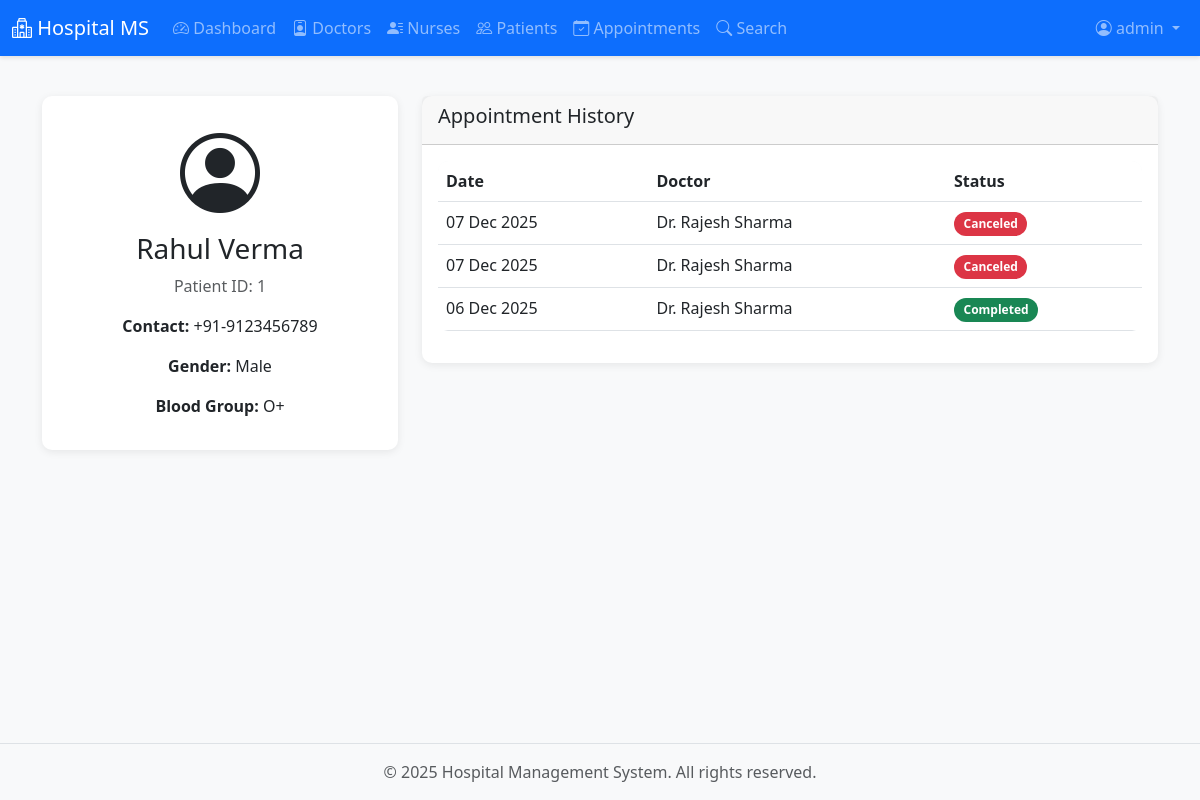
Page /admin/patients/view/1 (signed in) on the committed database.
### models/user.py (models this page shows, shortened)
class User(UserMixin, db.Model):
    __tablename__ = 'users'
    id = db.Column(db.Integer, primary_key=True)
    username = db.Column(db.String(80), unique=True, nullable=False, index=True)
    email = db.Column(db.String(120), unique=True, nullable=False, index=True)
    password_hash = db.Column(db.String(200), nullable=False)
    role = db.Column(db.String(20), nullable=False)  # admin, doctor, patient
    is_active = db.Column(db.Boolean, default=True, nullable=False)
    created_at = db.Column(db.DateTime, default=datetime.utcnow)
    updated_at = db.Column(db.DateTime, default=datetime.utcnow, onupdate=datetime.utcnow)
    doctor = db.relationship('Doctor', backref='user', uselist=False, lazy=True)
    patient = db.relationship('Patient', backref='user', uselist=False, lazy=True)
    nurse = db.relationship('Nurse', backref='user', uselist=False, lazy=True)
    triage = db.relationship('Triage', backref='user', uselist=False, lazy=True)
    def is_admin(self):
        return self.role == 'admin'

### models/patient.py (models this page shows, shortened)
class Patient(db.Model):
    __tablename__ = 'patients'
    id = db.Column(db.Integer, primary_key=True)
    user_id = db.Column(db.Integer, db.ForeignKey('users.id'), nullable=False, unique=True)
    full_name = db.Column(db.String(100), nullable=False)
    date_of_birth = db.Column(db.Date)
    gender = db.Column(db.String(10))
    blood_group = db.Column(db.String(5))
    contact_number = db.Column(db.String(20), nullable=False)
    address = db.Column(db.Text)
    emergency_contact_name = db.Column(db.String(100))
    emergency_contact_number = db.Column(db.String(20))
    medical_history = db.Column(db.Text)
    allergies = db.Column(db.Text)
    is_active = db.Column(db.Boolean, default=True, nullable=False)
    is_deleted = db.Column(db.Boolean, default=False, nullable=False)
    created_at = db.Column(db.DateTime, default=datetime.utcnow)
    updated_at = db.Column(db.DateTime, default=datetime.utcnow, onupdate=datetime.utcnow)
    appointments = db.relationship('Appointment', backref='patient', lazy='dynamic')

### models/appointment.py (models this page shows, shortened)
class Appointment(db.Model):
    __tablename__ = 'appointments'
    id = db.Column(db.Integer, primary_key=True)
    patient_id = db.Column(db.Integer, db.ForeignKey('patients.id'), nullable=False)
    doctor_id = db.Column(db.Integer, db.ForeignKey('doctors.id'), nullable=False)
    nurse_id = db.Column(db.Integer, db.ForeignKey('nurses.id'), nullable=True, index=True)
    appointment_date = db.Column(db.Date, nullable=False, index=True)
    appointment_time = db.Column(db.Time, nullable=False)
    status = db.Column(db.String(20), default='Booked', nullable=False)  # Booked, Completed, Canceled
    reason = db.Column(db.Text)
    notes = db.Column(db.Text)
    priority = db.Column(db.String(20), default='Standard')
    triage_assessment_id = db.Column(db.Integer, db.ForeignKey('triage_assessments.id'), nullable=True)
    is_deleted = db.Column(db.Boolean, default=False, nullable=False)
    created_at = db.Column(db.DateTime, default=datetime.utcnow)
    updated_at = db.Column(db.DateTime, default=datetime.utcnow, onupdate=datetime.utcnow)
    nurse = db.relationship('Nurse', backref='appointments', lazy=True)
    treatment = db.relationship('Treatment', backref='appointment', uselist=False, lazy=True)

### models/doctor.py (models this page shows, shortened)
class Doctor(db.Model):
    __tablename__ = 'doctors'
    id = db.Column(db.Integer, primary_key=True)
    user_id = db.Column(db.Integer, db.ForeignKey('users.id'), nullable=False, unique=True)
    full_name = db.Column(db.String(100), nullable=False)
    specialization = db.Column(db.String(100), nullable=False, index=True)
    qualification = db.Column(db.String(200))
    experience_years = db.Column(db.Integer)
    contact_number = db.Column(db.String(20))
    license_number = db.Column(db.String(50), unique=True)
    consultation_fee = db.Column(db.Float, default=0.0)
    bio = db.Column(db.Text)
    is_active = db.Column(db.Boolean, default=True, nullable=False)
    is_deleted = db.Column(db.Boolean, default=False, nullable=False)
    created_at = db.Column(db.DateTime, default=datetime.utcnow)
    updated_at = db.Column(db.DateTime, default=datetime.utcnow, onupdate=datetime.utcnow)
    appointments = db.relationship('Appointment', backref='doctor', lazy='dynamic')
    availability = db.relationship('DoctorAvailability', backref='doctor', lazy='dynamic')

### routes/admin.py (the view)
@admin_bp.route('/patients/view/<int:patient_id>')
@admin_required
def view_patient(patient_id):
    patient = Patient.query.get_or_404(patient_id)
    appointments = Appointment.query.filter_by(
        patient_id=patient_id,
        is_deleted=False
    ).order_by(Appointment.appointment_date.desc()).all()
    return render_template('admin/view_patient.html', patient=patient, appointments=appointments)

### extensions.py (called while the page is built)
def init_extensions(app):
    db.init_app(app)
    login_manager.init_app(app)
    mail.init_app(app)  # ADD THIS LINE
    cache.init_app(app)  # ADD THIS LINE
    from models.user import User
    @login_manager.user_loader
    def load_user(user_id):
        return User.query.get(int(user_id))

### templates/admin/view_patient.html (shortened to what this page needs)
{% extends "base.html" %}
{% block content %}
<div class="container">
    <div class="row">
        <div class="col-md-4">
            <div class="card">
                <div class="card-body text-center">
                    <i class="bi bi-person-circle" style="font-size: 5rem;"></i>
                    <h3>{{ patient.full_name }}</h3>
                    <p class="text-muted">Patient ID: {{ patient.id }}</p>
                    <p><strong>Contact:</strong> {{ patient.contact_number }}</p>
                    <p><strong>Gender:</strong> {{ patient.gender or 'N/A' }}</p>
                    <p><strong>Blood Group:</strong> {{ patient.blood_group or 'N/A' }}</p>
                </div>
            </div>
        </div>
        <div class="col-md-8">
            <div class="card">
                <div class="card-header"><h5>Appointment History</h5></div>
                <div class="card-body">
                    {% if appointments %}
                    <table class="table">
                        <thead><tr><th>Date</th><th>Doctor</th><th>Status</th></tr></thead>
                        <tbody>
                            {% for apt in appointments %}
                            <tr>
                                <td>{{ apt.appointment_date|format_date }}</td>
                                <td>{{ apt.doctor.full_name }}</td>
                                <td><span class="badge bg-{{ 'primary' if apt.status == 'Booked' else 'success' if apt.status == 'Completed' else 'danger' }}">{{ apt.status }}</span></td>
                            </tr>
                            {% endfor %}
                        </tbody>
                    </table>
                    {% else %}
                    <p>No appointments found.</p>
                    {% endif %}
                </div>
            </div>
        </div>
    </div>
</div>
{% endblock %}

### templates/base.html (shortened to what this page needs)
<!DOCTYPE html>
<html lang="en">
<head>
    <link href="https://cdn.jsdelivr.net/npm/bootstrap@5.3.0/dist/css/bootstrap.min.css" rel="stylesheet">
    <link rel="stylesheet" href="https://cdn.jsdelivr.net/npm/bootstrap-icons@1.10.0/font/bootstrap-icons.css">
    <link rel="stylesheet" href="{{ url_for('static', filename='css/style.css') }}">
    <link href="https://cdn.jsdelivr.net/npm/fullcalendar@5.11.3/main.min.css" rel="stylesheet">
</head>
<body>
    {% if current_user.is_authenticated %}
    <nav class="navbar navbar-expand-lg navbar-dark bg-primary">
        <div class="container-fluid">
            <a class="navbar-brand" href="{{ url_for('main.index') }}">
                <i class="bi bi-hospital"></i> Hospital MS
            </a>
            <div class="collapse navbar-collapse" id="navbarNav">
                <ul class="navbar-nav me-auto">
                    {% if current_user.is_admin() %}
                    <li class="nav-item">
                        <a class="nav-link" href="{{ url_for('admin.dashboard') }}"><i class="bi bi-speedometer2"></i>
                            Dashboard</a>
                    </li>
                    <li class="nav-item">
                        <a class="nav-link" href="{{ url_for('admin.doctors') }}"><i class="bi bi-person-badge"></i>
                            Doctors</a>
                    </li>
                    <li class="nav-item">
                        <a class="nav-link" href="{{ url_for('admin.nurses') }}"><i class="bi bi-person-lines-fill"></i>
                            Nurses</a>
                    </li>
                    <li class="nav-item">
                        <a class="nav-link" href="{{ url_for('admin.patients') }}"><i class="bi bi-people"></i>
                            Patients</a>
                    </li>
                    <li class="nav-item">
                        <a class="nav-link" href="{{ url_for('admin.appointments') }}"><i
                                class="bi bi-calendar-check"></i> Appointments</a>
                    </li>
                    <li class="nav-item">
                        <a class="nav-link" href="{{ url_for('admin.search') }}"><i class="bi bi-search"></i> Search</a>
                    </li>
                    {% endif %}
                </ul>
                <ul class="navbar-nav">
                    <li class="nav-item dropdown">
                        <a class="nav-link dropdown-toggle" href="#" id="userDropdown" role="button"
                            data-bs-toggle="dropdown">
                            <i class="bi bi-person-circle"></i> {{ current_user.username }}
                        </a>
                    </li>
                </ul>
            </div>
        </div>
    </nav>
    {% endif %}
    <main class="container-fluid py-4">
        {% block content %}{% endblock %}
    </main>
    <footer class="bg-light text-center text-muted py-3 mt-5">
        <div class="container">
            <p class="mb-0">&copy; 2025 Hospital Management System. All rights reserved.</p>
        </div>
    </footer>
</body>
</html>

### static/css/style.css (style rules this page uses)
:root { --primary-color: #0d6efd; --success-color: #198754; --danger-color: #dc3545; --warning-color: #ffc107; --info-color: #0dcaf0; }
body { font-family: 'Segoe UI', Tahoma, Geneva, Verdana, sans-serif; background-color: #f8f9fa; min-height: 100vh; display: flex; flex-direction: column; }
main { flex: 1; }
.navbar { box-shadow: 0 2px 4px rgba(0,0,0,.1); }
.card { border: none; border-radius: 10px; box-shadow: 0 2px 8px rgba(0,0,0,.08); transition: transform 0.2s, box-shadow 0.2s; }
.table { border-radius: 10px; overflow: hidden; }
.table thead { background-color: #f8f9fa; }
.badge { padding: 0.5em 0.8em; border-radius: 20px; }
footer { margin-top: auto; background-color: #f8f9fa; border-top: 1px solid #dee2e6; }

### rows in the picture
User: username "admin"
Patient: full_name "Rahul Verma", id "1", contact_number "+91-9123456789", gender "Male", blood_group "O+"
Appointment: appointment_date "07 Dec 2025", doctor.full_name "Dr. Rajesh Sharma", status "Canceled"
Appointment: appointment_date "07 Dec 2025", doctor.full_name "Dr. Rajesh Sharma", status "Canceled"
Appointment: appointment_date "06 Dec 2025", doctor.full_name "Dr. Rajesh Sharma", status "Completed"
